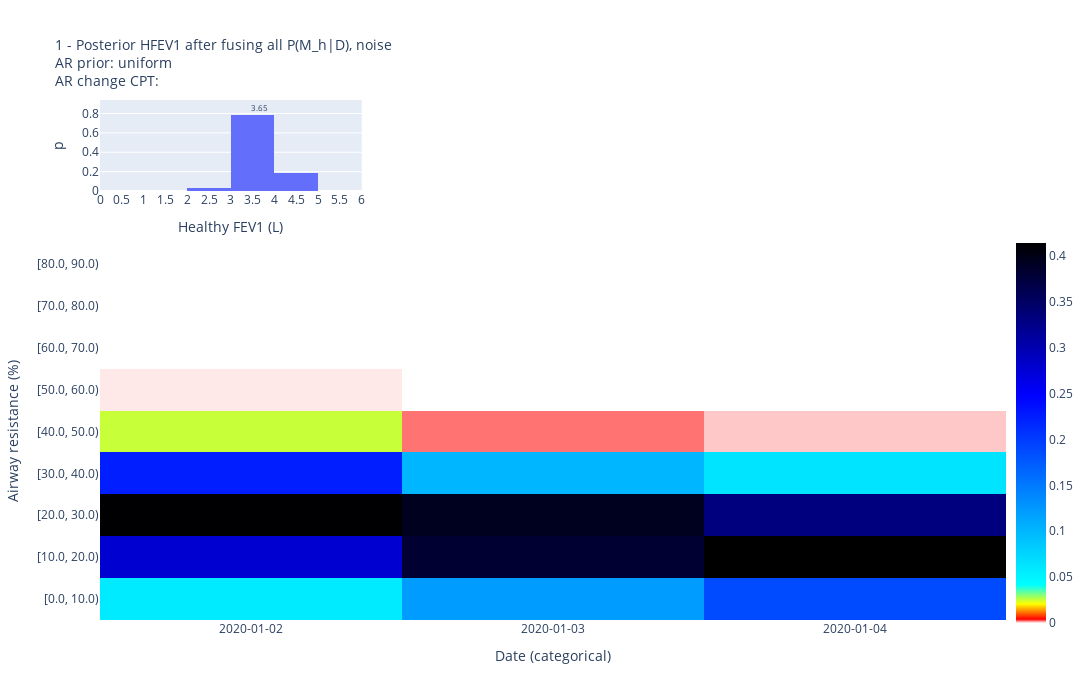

The cell this chart's notebook holds for it:
### Markdown cell above
## Run Cutset Cond BP

### Code cell
(
    fig,
    p_M_given_D,
    AR_given_M_and_D,
) = cca.run_long_noise_model_through_time_light(df_mock)

### Figure 1 — Plotly figure (JSON) as saved in the notebook; plotly's stock layout.template omitted (floating-point values rounded to 4 significant figures)
{"data": [{"histfunc": "sum", "type": "histogram", "x": [1, 2, 3, 4, 5], "xaxis": "x", "xbins": {"end": 6, "size": 1, "start": 0}, "y": [1.146e-05, 0.03101, 0.7837, 0.1845, 0.0007308], "yaxis": "y"}, {"coloraxis": "coloraxis", "type": "heatmap", "x": ["2020-01-02", "2020-01-03", "2020-01-04"], "xaxis": "x2", "y": ["[0.0, 10.0)", "[10.0, 20.0)", "[20.0, 30.0)", "[30.0, 40.0)", "[40.0, 50.0)", "[50.0, 60.0)", "[60.0, 70.0)", "[70.0, 80.0)", "[80.0, 90.0)"], "yaxis": "y2", "z": [[0.0574, 0.1222, 0.1885], [0.2795, 0.3813, 0.4146], [0.4134, 0.3944, 0.3326], [0.224, 0.0999, 0.06339], [0.02528, 0.002284, 0.000894], [0.0003789, 4.847e-07, 2.701e-08], [3.834e-06, 1.256e-10, 9.24e-13], [1.485e-09, 1.73e-13, 1.047e-13], [2.243e-13, 3.332e-15, 3.799e-15]]}], "layout": {"annotations": [{"font": {"size": 8}, "showarrow": false, "text": "3.65", "x": 3.655, "xref": "x", "y": 0.8621, "yref": "y"}], "coloraxis": {"colorbar": {"len": 0.77, "x": 1, "y": 0.36}, "colorscale": [[0, "white"], [0.01, "red"], [0.05, "yellow"], [0.1, "cyan"], [0.6, "blue"], [1, "black"]]}, "font": {"size": 12}, "height": 700, "title": {"font": {"size": 14}, "text": "1 - Posterior HFEV1 after fusing all P(M_h|D), noise<br>AR prior: uniform<br>AR change CPT: "}, "width": 1200, "xaxis": {"anchor": "y", "domain": [0, 0.2889], "nticks": 20, "range": [0, 6], "title": {"text": "Healthy FEV1 (L)"}}, "xaxis2": {"anchor": "y2", "domain": [0, 1], "nticks": 50, "title": {"text": "Date (categorical)"}, "type": "category"}, "yaxis": {"anchor": "x", "domain": [0.825, 1], "title": {"text": "p"}}, "yaxis2": {"anchor": "x2", "domain": [0, 0.725], "title": {"text": "Airway resistance (%)"}}}}
